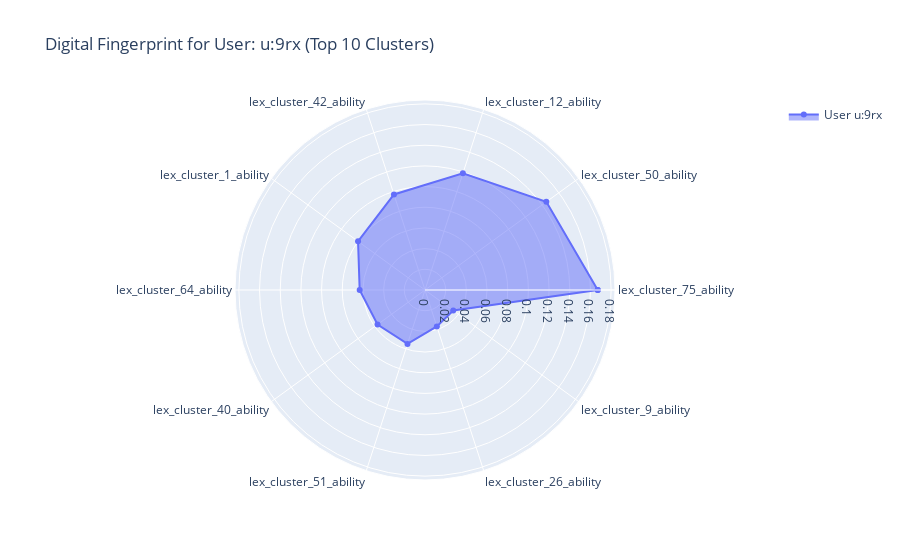

Source (notebook cell):
### Code cell
plot_user_radar(df, 'u:9rx', top_n=10)

### Figure 1 — Plotly figure (JSON) as saved in the notebook; plotly's stock layout.template omitted (floating-point values rounded to 4 significant figures)
{"data": [{"fill": "toself", "line": {"color": "#636EFA"}, "name": "User u:9rx", "r": [0.167, 0.145, 0.1186, 0.09715, 0.08003, 0.06318, 0.05672, 0.0548, 0.03706, 0.03374, 0.167], "theta": ["lex_cluster_75_ability", "lex_cluster_50_ability", "lex_cluster_12_ability", "lex_cluster_42_ability", "lex_cluster_1_ability", "lex_cluster_64_ability", "lex_cluster_40_ability", "lex_cluster_51_ability", "lex_cluster_26_ability", "lex_cluster_9_ability", "lex_cluster_75_ability"], "type": "scatterpolar"}], "layout": {"polar": {"radialaxis": {"range": [0, 0.1837], "visible": true}}, "showlegend": true, "title": {"text": "Digital Fingerprint for User: u:9rx (Top 10 Clusters)"}}}
